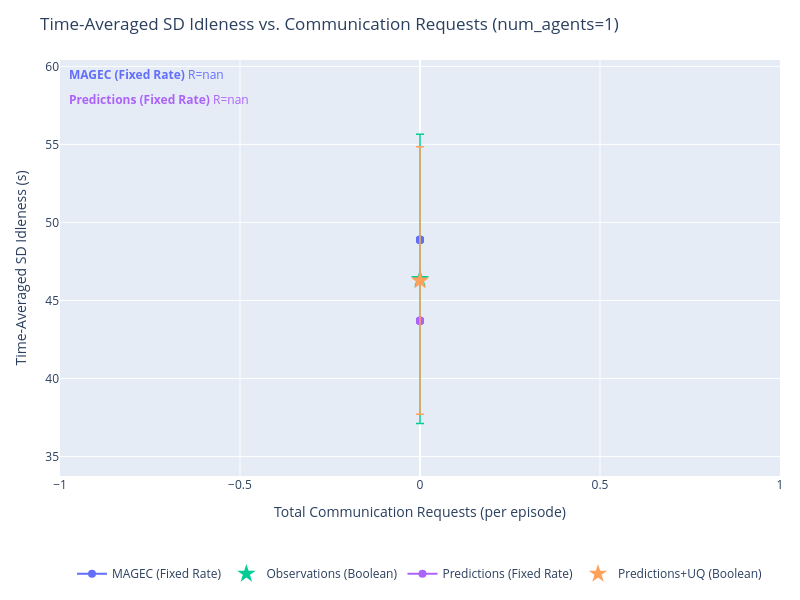
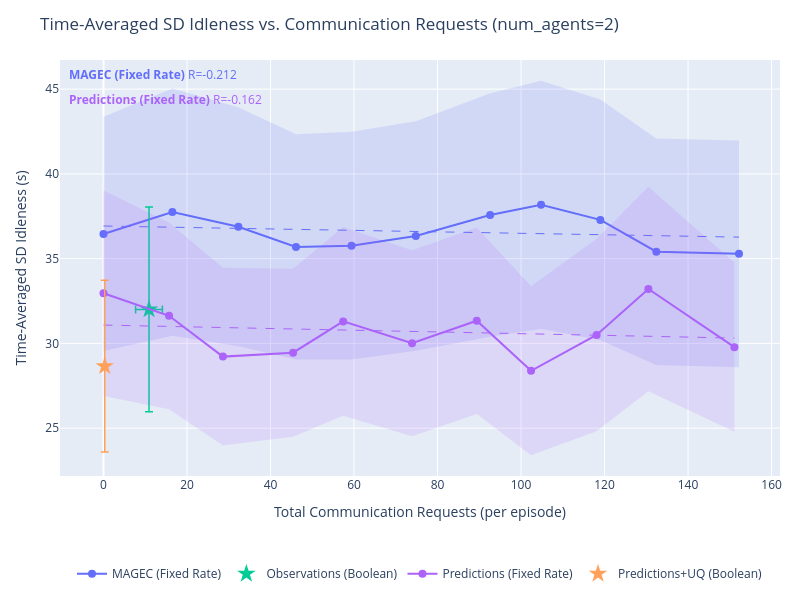
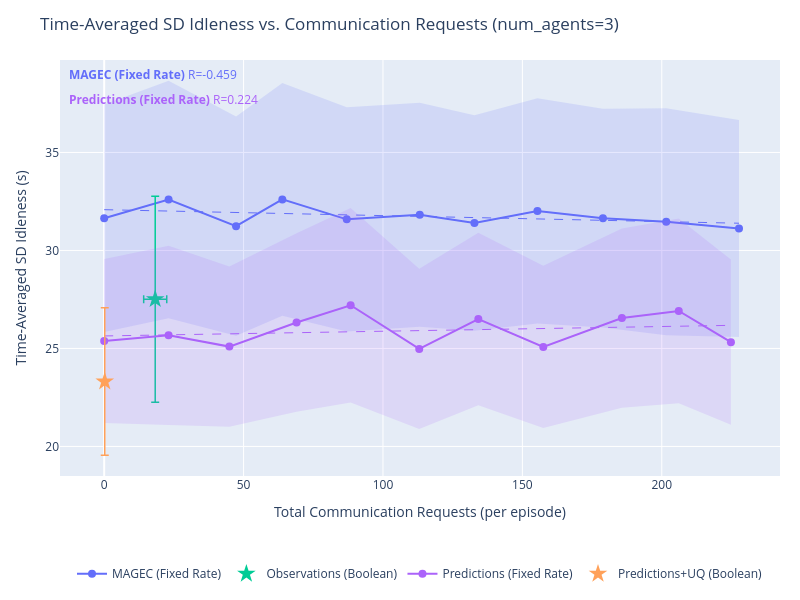
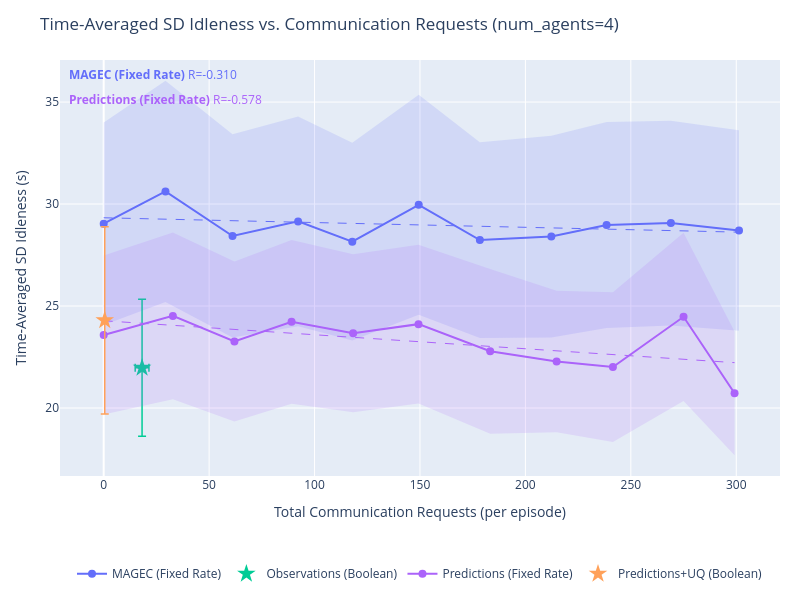

The notebook cell these images were saved under, in order:
### Code cell
import plotly.graph_objects as go
import plotly.express as px
import numpy as np
from plots import *

# SERIES_TO_PLOT = {"Learned Comms. + Prediction + UQ", "MAGEC"}
SERIES_TO_PLOT = None # Plot all

series_colors = {s: c for s, c in zip(output, px.colors.qualitative.Plotly)}


def get_requests(data):
    """Total communication requests per episode (mean over episodes)."""
    r = np.array(data['communication']['requests_made'][...])
    return float(np.mean(r.reshape(r.shape[0], -1).sum(axis=1)))


def get_requests_std(data):
    """Total communication requests per episode (SEM over episodes)."""
    r = np.array(data['communication']['requests_made'][...])
    per_episode = r.reshape(r.shape[0], -1).sum(axis=1)
    n = len(per_episode)
    return float(np.std(per_episode) / np.sqrt(n))


def get_idleness_mean(data):
    """Time-averaged std. idleness, mean over episodes."""
    return float(np.mean(data['stddev_idleness']))


def get_idleness_std(data):
    """Time-averaged std. idleness, SEM over episodes."""
    n = len(data['stddev_idleness'])
    return float(np.std(data['stddev_idleness']) / np.sqrt(n))


for agent_count in agent_counts:
    fig = go.Figure()
    r_annotations = []

    for series in output:
        if SERIES_TO_PLOT is not None and series not in SERIES_TO_PLOT:
            continue

        if "Ground Truth" in series:
            continue

        color = series_colors.get(series, '#888888')
        all_exps = list(output[series].keys())

        # Swept experiments: encoded as agents_X_comms_Y
        swept_exps = sorted(
            [e for e in all_exps if e.startswith(f"agents_{agent_count}_comms_") and "Fixed Rate" in series],
            key=lambda e: float(e.split("_comms_")[1])
        )
        # Fixed (learned comms) experiments: encoded as agents_X
        fixed_exps = [e for e in all_exps if e == f"agents_{agent_count}" and "Fixed Rate" not in series]

        if swept_exps:
            comms_ps = [float(e.split("_comms_")[1]) for e in swept_exps]
            xs = [get_requests(output[series][e]) for e in swept_exps]
            ys = [get_idleness_mean(output[series][e]) for e in swept_exps]
            xs_std = [get_requests_std(output[series][e]) for e in swept_exps]
            ys_std = [get_idleness_std(output[series][e]) for e in swept_exps]

            fig.add_trace(go.Scatter(
                x=xs,
                y=ys,
                mode='lines+markers',
                name=series,
                line=dict(color=color),
                marker=dict(color=color, size=8),
                legendgroup=series,
                # error_x and error_y removed — replaced by shaded band below
                hovertemplate=[
                    f"{series}<br>comms_p={cp:.3f}<br>requests=%{{x:.1f}}<br>idleness=%{{y:.4f}}<extra></extra>"
                    for cp in comms_ps
                ],
            ))

            # SEM shaded band (y-direction)
            y_upper = [y + s for y, s in zip(ys, ys_std)]
            y_lower = [y - s for y, s in zip(ys, ys_std)]
            fig.add_trace(go.Scatter(
                x=xs + xs[::-1],
                y=y_upper + y_lower[::-1],
                fill='toself',
                fillcolor=color,
                line=dict(color='rgba(255,255,255,0)'),
                opacity=0.15,
                legendgroup=series,
                showlegend=False,
                hoverinfo='skip',
            ))

            # OLS trendline
            if len(xs) >= 2:
                x_trend, y_trend, r2 = fit_ols_trendline(xs, ys)
                fig.add_trace(go.Scatter(
                    x=x_trend,
                    y=y_trend,
                    mode='lines',
                    name=f"{series} (fit)",
                    line=dict(color=color, dash='dash', width=1),
                    legendgroup=series,
                    showlegend=False,
                    hoverinfo='skip',
                ))
                r_annotations.append(
                    dict(
                        text=f"<b>{series}</b> R={r2:.3f}",
                        xref='paper', yref='paper',
                        x=0.01,
                        y=0.99 - len(r_annotations) * 0.06,
                        xanchor='left', yanchor='top',
                        showarrow=False,
                        font=dict(color=color, size=12),
                    )
                )

        if fixed_exps:
            xs_f = [get_requests(output[series][e]) for e in fixed_exps]
            ys_f = [get_idleness_mean(output[series][e]) for e in fixed_exps]
            xs_std_f = [get_requests_std(output[series][e]) for e in fixed_exps]
            ys_std_f = [get_idleness_std(output[series][e]) for e in fixed_exps]
            fig.add_trace(go.Scatter(
                x=xs_f,
                y=ys_f,
                mode='markers',
                name=series,
                marker=dict(color=color, size=14, symbol='star'),
                legendgroup=series,
                showlegend=len(swept_exps) == 0,
                error_x=dict(array=xs_std_f, visible=True, color=color, thickness=1.5, width=4),
                error_y=dict(array=ys_std_f, visible=True, color=color, thickness=1.5, width=4),
                hovertemplate=f"{series}<br>requests=%{{x:.1f}}<br>idleness=%{{y:.4f}}<extra></extra>",
            ))

    fig.update_layout(
        title=f"Time-Averaged SD Idleness vs. Communication Requests (num_agents={agent_count})",
        xaxis_title="Total Communication Requests (per episode)",
        yaxis_title="Time-Averaged SD Idleness (s)",
        height=600,
        width=800,
        hovermode='closest',
        autosize=True,
        margin=dict(l=60, r=20, t=60, b=120),
        legend=dict(orientation='h', yanchor='top', y=-0.2, xanchor='center', x=0.5),
        annotations=r_annotations,
    )
    fig.show()

### Figure 1 — Plotly figure (JSON) as saved in the notebook; plotly's stock layout.template omitted (floating-point values rounded to 4 significant figures; data arrays with more than 128 entries replaced by an {"elided": "..."} marker saying what was removed)
{"data": [{"hovertemplate": ["MAGEC (Fixed Rate)<br>comms_p=0.000<br>requests=%{x:.1f}<br>idleness=%{y:.4f}<extra></extra>", "MAGEC (Fixed Rate)<br>comms_p=0.050<br>requests=%{x:.1f}<br>idleness=%{y:.4f}<extra></extra>", "MAGEC (Fixed Rate)<br>comms_p=0.100<br>requests=%{x:.1f}<br>idleness=%{y:.4f}<extra></extra>", "MAGEC (Fixed Rate)<br>comms_p=0.150<br>requests=%{x:.1f}<br>idleness=%{y:.4f}<extra></extra>", "MAGEC (Fixed Rate)<br>comms_p=0.200<br>requests=%{x:.1f}<br>idleness=%{y:.4f}<extra></extra>", "MAGEC (Fixed Rate)<br>comms_p=0.250<br>requests=%{x:.1f}<br>idleness=%{y:.4f}<extra></extra>", "MAGEC (Fixed Rate)<br>comms_p=0.300<br>requests=%{x:.1f}<br>idleness=%{y:.4f}<extra></extra>", "MAGEC (Fixed Rate)<br>comms_p=0.350<br>requests=%{x:.1f}<br>idleness=%{y:.4f}<extra></extra>", "MAGEC (Fixed Rate)<br>comms_p=0.400<br>requests=%{x:.1f}<br>idleness=%{y:.4f}<extra></extra>", "MAGEC (Fixed Rate)<br>comms_p=0.450<br>requests=%{x:.1f}<br>idleness=%{y:.4f}<extra></extra>", "MAGEC (Fixed Rate)<br>comms_p=0.500<br>requests=%{x:.1f}<br>idleness=%{y:.4f}<extra></extra>"], "legendgroup": "MAGEC (Fixed Rate)", "line": {"color": "#636EFA"}, "marker": {"color": "#636EFA", "size": 8}, "mode": "lines+markers", "name": "MAGEC (Fixed Rate)", "type": "scatter", "x": [0, 0, 0, 0, 0, 0, 0, 0, 0, 0, 0], "y": [48.89, 48.89, 48.89, 48.89, 48.89, 48.89, 48.89, 48.89, 48.89, 48.89, 48.89]}, {"fill": "toself", "fillcolor": "#636EFA", "hoverinfo": "skip", "legendgroup": "MAGEC (Fixed Rate)", "line": {"color": "rgba(255,255,255,0)"}, "opacity": 0.15, "showlegend": false, "type": "scatter", "x": [0, 0, 0, 0, 0, 0, 0, 0, 0, 0, 0, 0, 0, 0, 0, 0, 0, 0, 0, 0, 0, 0], "y": [59.08, 59.08, 59.08, 59.08, 59.08, 59.08, 59.08, 59.08, 59.08, 59.08, 59.08, 38.7, 38.7, 38.7, 38.7, 38.7, 38.7, 38.7, 38.7, 38.7, 38.7, 38.7]}, {"hoverinfo": "skip", "legendgroup": "MAGEC (Fixed Rate)", "line": {"color": "#636EFA", "dash": "dash", "width": 1}, "mode": "lines", "name": "MAGEC (Fixed Rate) (fit)", "showlegend": false, "type": "scatter", "x": {"elided": "200 float values"}, "y": {"elided": "200 float values"}}, {"error_x": {"array": [0], "color": "#00CC96", "thickness": 1.5, "visible": true, "width": 4}, "error_y": {"array": [9.27], "color": "#00CC96", "thickness": 1.5, "visible": true, "width": 4}, "hovertemplate": "Observations (Boolean)<br>requests=%{x:.1f}<br>idleness=%{y:.4f}<extra></extra>", "legendgroup": "Observations (Boolean)", "marker": {"color": "#00CC96", "size": 14, "symbol": "star"}, "mode": "markers", "name": "Observations (Boolean)", "showlegend": true, "type": "scatter", "x": [0], "y": [46.38]}, {"hovertemplate": ["Predictions (Fixed Rate)<br>comms_p=0.000<br>requests=%{x:.1f}<br>idleness=%{y:.4f}<extra></extra>", "Predictions (Fixed Rate)<br>comms_p=0.050<br>requests=%{x:.1f}<br>idleness=%{y:.4f}<extra></extra>", "Predictions (Fixed Rate)<br>comms_p=0.100<br>requests=%{x:.1f}<br>idleness=%{y:.4f}<extra></extra>", "Predictions (Fixed Rate)<br>comms_p=0.150<br>requests=%{x:.1f}<br>idleness=%{y:.4f}<extra></extra>", "Predictions (Fixed Rate)<br>comms_p=0.200<br>requests=%{x:.1f}<br>idleness=%{y:.4f}<extra></extra>", "Predictions (Fixed Rate)<br>comms_p=0.250<br>requests=%{x:.1f}<br>idleness=%{y:.4f}<extra></extra>", "Predictions (Fixed Rate)<br>comms_p=0.300<br>requests=%{x:.1f}<br>idleness=%{y:.4f}<extra></extra>", "Predictions (Fixed Rate)<br>comms_p=0.350<br>requests=%{x:.1f}<br>idleness=%{y:.4f}<extra></extra>", "Predictions (Fixed Rate)<br>comms_p=0.400<br>requests=%{x:.1f}<br>idleness=%{y:.4f}<extra></extra>", "Predictions (Fixed Rate)<br>comms_p=0.450<br>requests=%{x:.1f}<br>idleness=%{y:.4f}<extra></extra>", "Predictions (Fixed Rate)<br>comms_p=0.500<br>requests=%{x:.1f}<br>idleness=%{y:.4f}<extra></extra>"], "legendgroup": "Predictions (Fixed Rate)", "line": {"color": "#AB63FA"}, "marker": {"color": "#AB63FA", "size": 8}, "mode": "lines+markers", "name": "Predictions (Fixed Rate)", "type": "scatter", "x": [0, 0, 0, 0, 0, 0, 0, 0, 0, 0, 0], "y": [43.69, 43.69, 43.69, 43.69, 43.69, 43.69, 43.69, 43.69, 43.69, 43.69, 43.69]}, {"fill": "toself", "fillcolor": "#AB63FA", "hoverinfo": "skip", "legendgroup": "Predictions (Fixed Rate)", "line": {"color": "rgba(255,255,255,0)"}, "opacity": 0.15, "showlegend": false, "type": "scatter", "x": [0, 0, 0, 0, 0, 0, 0, 0, 0, 0, 0, 0, 0, 0, 0, 0, 0, 0, 0, 0, 0, 0], "y": [52.3, 52.3, 52.3, 52.3, 52.3, 52.3, 52.3, 52.3, 52.3, 52.3, 52.3, 35.08, 35.08, 35.08, 35.08, 35.08, 35.08, 35.08, 35.08, 35.08, 35.08, 35.08]}, {"hoverinfo": "skip", "legendgroup": "Predictions (Fixed Rate)", "line": {"color": "#AB63FA", "dash": "dash", "width": 1}, "mode": "lines", "name": "Predictions (Fixed Rate) (fit)", "showlegend": false, "type": "scatter", "x": {"elided": "200 float values"}, "y": {"elided": "200 float values"}}, {"error_x": {"array": [0], "color": "#FFA15A", "thickness": 1.5, "visible": true, "width": 4}, "error_y": {"array": [8.568], "color": "#FFA15A", "thickness": 1.5, "visible": true, "width": 4}, "hovertemplate": "Predictions+UQ (Boolean)<br>requests=%{x:.1f}<br>idleness=%{y:.4f}<extra></extra>", "legendgroup": "Predictions+UQ (Boolean)", "marker": {"color": "#FFA15A", "size": 14, "symbol": "star"}, "mode": "markers", "name": "Predictions+UQ (Boolean)", "showlegend": true, "type": "scatter", "x": [0], "y": [46.28]}], "layout": {"annotations": [{"font": {"color": "#636EFA", "size": 12}, "showarrow": false, "text": "<b>MAGEC (Fixed Rate)</b> R=nan", "x": 0.01, "xanchor": "left", "xref": "paper", "y": 0.99, "yanchor": "top", "yref": "paper"}, {"font": {"color": "#AB63FA", "size": 12}, "showarrow": false, "text": "<b>Predictions (Fixed Rate)</b> R=nan", "x": 0.01, "xanchor": "left", "xref": "paper", "y": 0.93, "yanchor": "top", "yref": "paper"}], "autosize": true, "height": 600, "hovermode": "closest", "legend": {"orientation": "h", "x": 0.5, "xanchor": "center", "y": -0.2, "yanchor": "top"}, "margin": {"b": 120, "l": 60, "r": 20, "t": 60}, "title": {"text": "Time-Averaged SD Idleness vs. Communication Requests (num_agents=1)"}, "width": 800, "xaxis": {"title": {"text": "Total Communication Requests (per episode)"}}, "yaxis": {"title": {"text": "Time-Averaged SD Idleness (s)"}}}}

### Figure 2 — Plotly figure (JSON) as saved in the notebook; plotly's stock layout.template omitted (floating-point values rounded to 4 significant figures; data arrays with more than 128 entries replaced by an {"elided": "..."} marker saying what was removed)
{"data": [{"hovertemplate": ["MAGEC (Fixed Rate)<br>comms_p=0.000<br>requests=%{x:.1f}<br>idleness=%{y:.4f}<extra></extra>", "MAGEC (Fixed Rate)<br>comms_p=0.050<br>requests=%{x:.1f}<br>idleness=%{y:.4f}<extra></extra>", "MAGEC (Fixed Rate)<br>comms_p=0.100<br>requests=%{x:.1f}<br>idleness=%{y:.4f}<extra></extra>", "MAGEC (Fixed Rate)<br>comms_p=0.150<br>requests=%{x:.1f}<br>idleness=%{y:.4f}<extra></extra>", "MAGEC (Fixed Rate)<br>comms_p=0.200<br>requests=%{x:.1f}<br>idleness=%{y:.4f}<extra></extra>", "MAGEC (Fixed Rate)<br>comms_p=0.250<br>requests=%{x:.1f}<br>idleness=%{y:.4f}<extra></extra>", "MAGEC (Fixed Rate)<br>comms_p=0.300<br>requests=%{x:.1f}<br>idleness=%{y:.4f}<extra></extra>", "MAGEC (Fixed Rate)<br>comms_p=0.350<br>requests=%{x:.1f}<br>idleness=%{y:.4f}<extra></extra>", "MAGEC (Fixed Rate)<br>comms_p=0.400<br>requests=%{x:.1f}<br>idleness=%{y:.4f}<extra></extra>", "MAGEC (Fixed Rate)<br>comms_p=0.450<br>requests=%{x:.1f}<br>idleness=%{y:.4f}<extra></extra>", "MAGEC (Fixed Rate)<br>comms_p=0.500<br>requests=%{x:.1f}<br>idleness=%{y:.4f}<extra></extra>"], "legendgroup": "MAGEC (Fixed Rate)", "line": {"color": "#636EFA"}, "marker": {"color": "#636EFA", "size": 8}, "mode": "lines+markers", "name": "MAGEC (Fixed Rate)", "type": "scatter", "x": [0, 16.5, 32.3, 46.1, 59.4, 74.8, 92.6, 104.8, 119, 132.4, 152.2], "y": [36.46, 37.74, 36.88, 35.69, 35.76, 36.34, 37.58, 38.17, 37.29, 35.41, 35.28]}, {"fill": "toself", "fillcolor": "#636EFA", "hoverinfo": "skip", "legendgroup": "MAGEC (Fixed Rate)", "line": {"color": "rgba(255,255,255,0)"}, "opacity": 0.15, "showlegend": false, "type": "scatter", "x": [0, 16.5, 32.3, 46.1, 59.4, 74.8, 92.6, 104.8, 119, 132.4, 152.2, 152.2, 132.4, 119, 104.8, 92.6, 74.8, 59.4, 46.1, 32.3, 16.5, 0], "y": [43.37, 45.04, 43.93, 42.34, 42.48, 43.11, 44.76, 45.49, 44.39, 42.09, 41.97, 28.6, 28.73, 30.18, 30.86, 30.4, 29.57, 29.05, 29.04, 29.83, 30.45, 29.55]}, {"hoverinfo": "skip", "legendgroup": "MAGEC (Fixed Rate)", "line": {"color": "#636EFA", "dash": "dash", "width": 1}, "mode": "lines", "name": "MAGEC (Fixed Rate) (fit)", "showlegend": false, "type": "scatter", "x": {"elided": "200 float values"}, "y": {"elided": "200 float values"}}, {"error_x": {"array": [3.205], "color": "#00CC96", "thickness": 1.5, "visible": true, "width": 4}, "error_y": {"array": [6.034], "color": "#00CC96", "thickness": 1.5, "visible": true, "width": 4}, "hovertemplate": "Observations (Boolean)<br>requests=%{x:.1f}<br>idleness=%{y:.4f}<extra></extra>", "legendgroup": "Observations (Boolean)", "marker": {"color": "#00CC96", "size": 14, "symbol": "star"}, "mode": "markers", "name": "Observations (Boolean)", "showlegend": true, "type": "scatter", "x": [10.9], "y": [32.01]}, {"hovertemplate": ["Predictions (Fixed Rate)<br>comms_p=0.000<br>requests=%{x:.1f}<br>idleness=%{y:.4f}<extra></extra>", "Predictions (Fixed Rate)<br>comms_p=0.050<br>requests=%{x:.1f}<br>idleness=%{y:.4f}<extra></extra>", "Predictions (Fixed Rate)<br>comms_p=0.100<br>requests=%{x:.1f}<br>idleness=%{y:.4f}<extra></extra>", "Predictions (Fixed Rate)<br>comms_p=0.150<br>requests=%{x:.1f}<br>idleness=%{y:.4f}<extra></extra>", "Predictions (Fixed Rate)<br>comms_p=0.200<br>requests=%{x:.1f}<br>idleness=%{y:.4f}<extra></extra>", "Predictions (Fixed Rate)<br>comms_p=0.250<br>requests=%{x:.1f}<br>idleness=%{y:.4f}<extra></extra>", "Predictions (Fixed Rate)<br>comms_p=0.300<br>requests=%{x:.1f}<br>idleness=%{y:.4f}<extra></extra>", "Predictions (Fixed Rate)<br>comms_p=0.350<br>requests=%{x:.1f}<br>idleness=%{y:.4f}<extra></extra>", "Predictions (Fixed Rate)<br>comms_p=0.400<br>requests=%{x:.1f}<br>idleness=%{y:.4f}<extra></extra>", "Predictions (Fixed Rate)<br>comms_p=0.450<br>requests=%{x:.1f}<br>idleness=%{y:.4f}<extra></extra>", "Predictions (Fixed Rate)<br>comms_p=0.500<br>requests=%{x:.1f}<br>idleness=%{y:.4f}<extra></extra>"], "legendgroup": "Predictions (Fixed Rate)", "line": {"color": "#AB63FA"}, "marker": {"color": "#AB63FA", "size": 8}, "mode": "lines+markers", "name": "Predictions (Fixed Rate)", "type": "scatter", "x": [0, 15.7, 28.6, 45.4, 57.4, 73.9, 89.4, 102.4, 118.1, 130.5, 151.1], "y": [32.96, 31.63, 29.22, 29.45, 31.3, 30.01, 31.34, 28.39, 30.5, 33.21, 29.78]}, {"fill": "toself", "fillcolor": "#AB63FA", "hoverinfo": "skip", "legendgroup": "Predictions (Fixed Rate)", "line": {"color": "rgba(255,255,255,0)"}, "opacity": 0.15, "showlegend": false, "type": "scatter", "x": [0, 15.7, 28.6, 45.4, 57.4, 73.9, 89.4, 102.4, 118.1, 130.5, 151.1, 151.1, 130.5, 118.1, 102.4, 89.4, 73.9, 57.4, 45.4, 28.6, 15.7, 0], "y": [39.03, 37.14, 34.46, 34.4, 36.87, 35.5, 36.84, 33.37, 36.18, 39.25, 34.77, 24.78, 27.18, 24.81, 23.4, 25.83, 24.52, 25.73, 24.5, 23.98, 26.12, 26.89]}, {"hoverinfo": "skip", "legendgroup": "Predictions (Fixed Rate)", "line": {"color": "#AB63FA", "dash": "dash", "width": 1}, "mode": "lines", "name": "Predictions (Fixed Rate) (fit)", "showlegend": false, "type": "scatter", "x": {"elided": "200 float values"}, "y": {"elided": "200 float values"}}, {"error_x": {"array": [0.2025], "color": "#FFA15A", "thickness": 1.5, "visible": true, "width": 4}, "error_y": {"array": [5.068], "color": "#FFA15A", "thickness": 1.5, "visible": true, "width": 4}, "hovertemplate": "Predictions+UQ (Boolean)<br>requests=%{x:.1f}<br>idleness=%{y:.4f}<extra></extra>", "legendgroup": "Predictions+UQ (Boolean)", "marker": {"color": "#FFA15A", "size": 14, "symbol": "star"}, "mode": "markers", "name": "Predictions+UQ (Boolean)", "showlegend": true, "type": "scatter", "x": [0.3], "y": [28.66]}], "layout": {"annotations": [{"font": {"color": "#636EFA", "size": 12}, "showarrow": false, "text": "<b>MAGEC (Fixed Rate)</b> R=-0.212", "x": 0.01, "xanchor": "left", "xref": "paper", "y": 0.99, "yanchor": "top", "yref": "paper"}, {"font": {"color": "#AB63FA", "size": 12}, "showarrow": false, "text": "<b>Predictions (Fixed Rate)</b> R=-0.162", "x": 0.01, "xanchor": "left", "xref": "paper", "y": 0.93, "yanchor": "top", "yref": "paper"}], "autosize": true, "height": 600, "hovermode": "closest", "legend": {"orientation": "h", "x": 0.5, "xanchor": "center", "y": -0.2, "yanchor": "top"}, "margin": {"b": 120, "l": 60, "r": 20, "t": 60}, "title": {"text": "Time-Averaged SD Idleness vs. Communication Requests (num_agents=2)"}, "width": 800, "xaxis": {"title": {"text": "Total Communication Requests (per episode)"}}, "yaxis": {"title": {"text": "Time-Averaged SD Idleness (s)"}}}}

### Figure 3 — Plotly figure (JSON) as saved in the notebook; plotly's stock layout.template omitted (floating-point values rounded to 4 significant figures; data arrays with more than 128 entries replaced by an {"elided": "..."} marker saying what was removed)
{"data": [{"hovertemplate": ["MAGEC (Fixed Rate)<br>comms_p=0.000<br>requests=%{x:.1f}<br>idleness=%{y:.4f}<extra></extra>", "MAGEC (Fixed Rate)<br>comms_p=0.050<br>requests=%{x:.1f}<br>idleness=%{y:.4f}<extra></extra>", "MAGEC (Fixed Rate)<br>comms_p=0.100<br>requests=%{x:.1f}<br>idleness=%{y:.4f}<extra></extra>", "MAGEC (Fixed Rate)<br>comms_p=0.150<br>requests=%{x:.1f}<br>idleness=%{y:.4f}<extra></extra>", "MAGEC (Fixed Rate)<br>comms_p=0.200<br>requests=%{x:.1f}<br>idleness=%{y:.4f}<extra></extra>", "MAGEC (Fixed Rate)<br>comms_p=0.250<br>requests=%{x:.1f}<br>idleness=%{y:.4f}<extra></extra>", "MAGEC (Fixed Rate)<br>comms_p=0.300<br>requests=%{x:.1f}<br>idleness=%{y:.4f}<extra></extra>", "MAGEC (Fixed Rate)<br>comms_p=0.350<br>requests=%{x:.1f}<br>idleness=%{y:.4f}<extra></extra>", "MAGEC (Fixed Rate)<br>comms_p=0.400<br>requests=%{x:.1f}<br>idleness=%{y:.4f}<extra></extra>", "MAGEC (Fixed Rate)<br>comms_p=0.450<br>requests=%{x:.1f}<br>idleness=%{y:.4f}<extra></extra>", "MAGEC (Fixed Rate)<br>comms_p=0.500<br>requests=%{x:.1f}<br>idleness=%{y:.4f}<extra></extra>"], "legendgroup": "MAGEC (Fixed Rate)", "line": {"color": "#636EFA"}, "marker": {"color": "#636EFA", "size": 8}, "mode": "lines+markers", "name": "MAGEC (Fixed Rate)", "type": "scatter", "x": [0, 23.1, 47.3, 63.9, 87, 113.2, 132.8, 155.4, 178.9, 201.6, 227.7], "y": [31.65, 32.6, 31.24, 32.61, 31.59, 31.82, 31.4, 32.02, 31.65, 31.46, 31.12]}, {"fill": "toself", "fillcolor": "#636EFA", "hoverinfo": "skip", "legendgroup": "MAGEC (Fixed Rate)", "line": {"color": "rgba(255,255,255,0)"}, "opacity": 0.15, "showlegend": false, "type": "scatter", "x": [0, 23.1, 47.3, 63.9, 87, 113.2, 132.8, 155.4, 178.9, 201.6, 227.7, 227.7, 201.6, 178.9, 155.4, 132.8, 113.2, 87, 63.9, 47.3, 23.1, 0], "y": [37.45, 38.66, 36.83, 38.54, 37.3, 37.54, 36.89, 37.76, 37.23, 37.26, 36.65, 25.58, 25.67, 26.06, 26.27, 25.91, 26.1, 25.87, 26.67, 25.65, 26.54, 25.84]}, {"hoverinfo": "skip", "legendgroup": "MAGEC (Fixed Rate)", "line": {"color": "#636EFA", "dash": "dash", "width": 1}, "mode": "lines", "name": "MAGEC (Fixed Rate) (fit)", "showlegend": false, "type": "scatter", "x": {"elided": "200 float values"}, "y": {"elided": "200 float values"}}, {"error_x": {"array": [4.135], "color": "#00CC96", "thickness": 1.5, "visible": true, "width": 4}, "error_y": {"array": [5.254], "color": "#00CC96", "thickness": 1.5, "visible": true, "width": 4}, "hovertemplate": "Observations (Boolean)<br>requests=%{x:.1f}<br>idleness=%{y:.4f}<extra></extra>", "legendgroup": "Observations (Boolean)", "marker": {"color": "#00CC96", "size": 14, "symbol": "star"}, "mode": "markers", "name": "Observations (Boolean)", "showlegend": true, "type": "scatter", "x": [18.3], "y": [27.51]}, {"hovertemplate": ["Predictions (Fixed Rate)<br>comms_p=0.000<br>requests=%{x:.1f}<br>idleness=%{y:.4f}<extra></extra>", "Predictions (Fixed Rate)<br>comms_p=0.050<br>requests=%{x:.1f}<br>idleness=%{y:.4f}<extra></extra>", "Predictions (Fixed Rate)<br>comms_p=0.100<br>requests=%{x:.1f}<br>idleness=%{y:.4f}<extra></extra>", "Predictions (Fixed Rate)<br>comms_p=0.150<br>requests=%{x:.1f}<br>idleness=%{y:.4f}<extra></extra>", "Predictions (Fixed Rate)<br>comms_p=0.200<br>requests=%{x:.1f}<br>idleness=%{y:.4f}<extra></extra>", "Predictions (Fixed Rate)<br>comms_p=0.250<br>requests=%{x:.1f}<br>idleness=%{y:.4f}<extra></extra>", "Predictions (Fixed Rate)<br>comms_p=0.300<br>requests=%{x:.1f}<br>idleness=%{y:.4f}<extra></extra>", "Predictions (Fixed Rate)<br>comms_p=0.350<br>requests=%{x:.1f}<br>idleness=%{y:.4f}<extra></extra>", "Predictions (Fixed Rate)<br>comms_p=0.400<br>requests=%{x:.1f}<br>idleness=%{y:.4f}<extra></extra>", "Predictions (Fixed Rate)<br>comms_p=0.450<br>requests=%{x:.1f}<br>idleness=%{y:.4f}<extra></extra>", "Predictions (Fixed Rate)<br>comms_p=0.500<br>requests=%{x:.1f}<br>idleness=%{y:.4f}<extra></extra>"], "legendgroup": "Predictions (Fixed Rate)", "line": {"color": "#AB63FA"}, "marker": {"color": "#AB63FA", "size": 8}, "mode": "lines+markers", "name": "Predictions (Fixed Rate)", "type": "scatter", "x": [0, 23.1, 44.9, 69, 88.4, 113, 134.2, 157.5, 185.7, 206.1, 224.8], "y": [25.38, 25.67, 25.09, 26.32, 27.2, 24.98, 26.5, 25.08, 26.55, 26.91, 25.32]}, {"fill": "toself", "fillcolor": "#AB63FA", "hoverinfo": "skip", "legendgroup": "Predictions (Fixed Rate)", "line": {"color": "rgba(255,255,255,0)"}, "opacity": 0.15, "showlegend": false, "type": "scatter", "x": [0, 23.1, 44.9, 69, 88.4, 113, 134.2, 157.5, 185.7, 206.1, 224.8, 224.8, 206.1, 185.7, 157.5, 134.2, 113, 88.4, 69, 44.9, 23.1, 0], "y": [29.57, 30.24, 29.18, 30.88, 32.17, 29.06, 30.91, 29.22, 31.12, 31.63, 29.53, 21.11, 22.2, 21.98, 20.94, 22.1, 20.89, 22.24, 21.77, 21.01, 21.1, 21.19]}, {"hoverinfo": "skip", "legendgroup": "Predictions (Fixed Rate)", "line": {"color": "#AB63FA", "dash": "dash", "width": 1}, "mode": "lines", "name": "Predictions (Fixed Rate) (fit)", "showlegend": false, "type": "scatter", "x": {"elided": "200 float values"}, "y": {"elided": "200 float values"}}, {"error_x": {"array": [0.1265], "color": "#FFA15A", "thickness": 1.5, "visible": true, "width": 4}, "error_y": {"array": [3.762], "color": "#FFA15A", "thickness": 1.5, "visible": true, "width": 4}, "hovertemplate": "Predictions+UQ (Boolean)<br>requests=%{x:.1f}<br>idleness=%{y:.4f}<extra></extra>", "legendgroup": "Predictions+UQ (Boolean)", "marker": {"color": "#FFA15A", "size": 14, "symbol": "star"}, "mode": "markers", "name": "Predictions+UQ (Boolean)", "showlegend": true, "type": "scatter", "x": [0.2], "y": [23.32]}], "layout": {"annotations": [{"font": {"color": "#636EFA", "size": 12}, "showarrow": false, "text": "<b>MAGEC (Fixed Rate)</b> R=-0.459", "x": 0.01, "xanchor": "left", "xref": "paper", "y": 0.99, "yanchor": "top", "yref": "paper"}, {"font": {"color": "#AB63FA", "size": 12}, "showarrow": false, "text": "<b>Predictions (Fixed Rate)</b> R=0.224", "x": 0.01, "xanchor": "left", "xref": "paper", "y": 0.93, "yanchor": "top", "yref": "paper"}], "autosize": true, "height": 600, "hovermode": "closest", "legend": {"orientation": "h", "x": 0.5, "xanchor": "center", "y": -0.2, "yanchor": "top"}, "margin": {"b": 120, "l": 60, "r": 20, "t": 60}, "title": {"text": "Time-Averaged SD Idleness vs. Communication Requests (num_agents=3)"}, "width": 800, "xaxis": {"title": {"text": "Total Communication Requests (per episode)"}}, "yaxis": {"title": {"text": "Time-Averaged SD Idleness (s)"}}}}

### Figure 4 — Plotly figure (JSON) as saved in the notebook; plotly's stock layout.template omitted (floating-point values rounded to 4 significant figures; data arrays with more than 128 entries replaced by an {"elided": "..."} marker saying what was removed)
{"data": [{"hovertemplate": ["MAGEC (Fixed Rate)<br>comms_p=0.000<br>requests=%{x:.1f}<br>idleness=%{y:.4f}<extra></extra>", "MAGEC (Fixed Rate)<br>comms_p=0.050<br>requests=%{x:.1f}<br>idleness=%{y:.4f}<extra></extra>", "MAGEC (Fixed Rate)<br>comms_p=0.100<br>requests=%{x:.1f}<br>idleness=%{y:.4f}<extra></extra>", "MAGEC (Fixed Rate)<br>comms_p=0.150<br>requests=%{x:.1f}<br>idleness=%{y:.4f}<extra></extra>", "MAGEC (Fixed Rate)<br>comms_p=0.200<br>requests=%{x:.1f}<br>idleness=%{y:.4f}<extra></extra>", "MAGEC (Fixed Rate)<br>comms_p=0.250<br>requests=%{x:.1f}<br>idleness=%{y:.4f}<extra></extra>", "MAGEC (Fixed Rate)<br>comms_p=0.300<br>requests=%{x:.1f}<br>idleness=%{y:.4f}<extra></extra>", "MAGEC (Fixed Rate)<br>comms_p=0.350<br>requests=%{x:.1f}<br>idleness=%{y:.4f}<extra></extra>", "MAGEC (Fixed Rate)<br>comms_p=0.400<br>requests=%{x:.1f}<br>idleness=%{y:.4f}<extra></extra>", "MAGEC (Fixed Rate)<br>comms_p=0.450<br>requests=%{x:.1f}<br>idleness=%{y:.4f}<extra></extra>", "MAGEC (Fixed Rate)<br>comms_p=0.500<br>requests=%{x:.1f}<br>idleness=%{y:.4f}<extra></extra>"], "legendgroup": "MAGEC (Fixed Rate)", "line": {"color": "#636EFA"}, "marker": {"color": "#636EFA", "size": 8}, "mode": "lines+markers", "name": "MAGEC (Fixed Rate)", "type": "scatter", "x": [0, 29.3, 61.1, 92.2, 117.9, 149.4, 178.4, 212.3, 238.5, 269, 301.3], "y": [29.04, 30.62, 28.43, 29.15, 28.16, 29.96, 28.24, 28.4, 28.97, 29.07, 28.7]}, {"fill": "toself", "fillcolor": "#636EFA", "hoverinfo": "skip", "legendgroup": "MAGEC (Fixed Rate)", "line": {"color": "rgba(255,255,255,0)"}, "opacity": 0.15, "showlegend": false, "type": "scatter", "x": [0, 29.3, 61.1, 92.2, 117.9, 149.4, 178.4, 212.3, 238.5, 269, 301.3, 301.3, 269, 238.5, 212.3, 178.4, 149.4, 117.9, 92.2, 61.1, 29.3, 0], "y": [34.0, 36.04, 33.42, 34.29, 33.0, 35.35, 33.03, 33.35, 34.02, 34.08, 33.61, 23.79, 24.05, 23.93, 23.46, 23.44, 24.57, 23.31, 24.01, 23.45, 25.2, 24.07]}, {"hoverinfo": "skip", "legendgroup": "MAGEC (Fixed Rate)", "line": {"color": "#636EFA", "dash": "dash", "width": 1}, "mode": "lines", "name": "MAGEC (Fixed Rate) (fit)", "showlegend": false, "type": "scatter", "x": {"elided": "200 float values"}, "y": {"elided": "200 float values"}}, {"error_x": {"array": [3.261], "color": "#00CC96", "thickness": 1.5, "visible": true, "width": 4}, "error_y": {"array": [3.354], "color": "#00CC96", "thickness": 1.5, "visible": true, "width": 4}, "hovertemplate": "Observations (Boolean)<br>requests=%{x:.1f}<br>idleness=%{y:.4f}<extra></extra>", "legendgroup": "Observations (Boolean)", "marker": {"color": "#00CC96", "size": 14, "symbol": "star"}, "mode": "markers", "name": "Observations (Boolean)", "showlegend": true, "type": "scatter", "x": [18.2], "y": [21.97]}, {"hovertemplate": ["Predictions (Fixed Rate)<br>comms_p=0.000<br>requests=%{x:.1f}<br>idleness=%{y:.4f}<extra></extra>", "Predictions (Fixed Rate)<br>comms_p=0.050<br>requests=%{x:.1f}<br>idleness=%{y:.4f}<extra></extra>", "Predictions (Fixed Rate)<br>comms_p=0.100<br>requests=%{x:.1f}<br>idleness=%{y:.4f}<extra></extra>", "Predictions (Fixed Rate)<br>comms_p=0.150<br>requests=%{x:.1f}<br>idleness=%{y:.4f}<extra></extra>", "Predictions (Fixed Rate)<br>comms_p=0.200<br>requests=%{x:.1f}<br>idleness=%{y:.4f}<extra></extra>", "Predictions (Fixed Rate)<br>comms_p=0.250<br>requests=%{x:.1f}<br>idleness=%{y:.4f}<extra></extra>", "Predictions (Fixed Rate)<br>comms_p=0.300<br>requests=%{x:.1f}<br>idleness=%{y:.4f}<extra></extra>", "Predictions (Fixed Rate)<br>comms_p=0.350<br>requests=%{x:.1f}<br>idleness=%{y:.4f}<extra></extra>", "Predictions (Fixed Rate)<br>comms_p=0.400<br>requests=%{x:.1f}<br>idleness=%{y:.4f}<extra></extra>", "Predictions (Fixed Rate)<br>comms_p=0.450<br>requests=%{x:.1f}<br>idleness=%{y:.4f}<extra></extra>", "Predictions (Fixed Rate)<br>comms_p=0.500<br>requests=%{x:.1f}<br>idleness=%{y:.4f}<extra></extra>"], "legendgroup": "Predictions (Fixed Rate)", "line": {"color": "#AB63FA"}, "marker": {"color": "#AB63FA", "size": 8}, "mode": "lines+markers", "name": "Predictions (Fixed Rate)", "type": "scatter", "x": [0, 32.8, 62, 89.1, 118.3, 149.3, 183.3, 214.8, 241.5, 275, 299.2], "y": [23.58, 24.52, 23.26, 24.23, 23.66, 24.11, 22.78, 22.28, 22.01, 24.47, 20.72]}, {"fill": "toself", "fillcolor": "#AB63FA", "hoverinfo": "skip", "legendgroup": "Predictions (Fixed Rate)", "line": {"color": "rgba(255,255,255,0)"}, "opacity": 0.15, "showlegend": false, "type": "scatter", "x": [0, 32.8, 62, 89.1, 118.3, 149.3, 183.3, 214.8, 241.5, 275, 299.2, 299.2, 275, 241.5, 214.8, 183.3, 149.3, 118.3, 89.1, 62, 32.8, 0], "y": [27.48, 28.61, 27.19, 28.24, 27.54, 28.0, 26.82, 25.76, 25.68, 28.6, 23.76, 17.69, 20.35, 18.34, 18.81, 18.75, 20.23, 19.79, 20.22, 19.34, 20.43, 19.69]}, {"hoverinfo": "skip", "legendgroup": "Predictions (Fixed Rate)", "line": {"color": "#AB63FA", "dash": "dash", "width": 1}, "mode": "lines", "name": "Predictions (Fixed Rate) (fit)", "showlegend": false, "type": "scatter", "x": {"elided": "200 float values"}, "y": {"elided": "200 float values"}}, {"error_x": {"array": [0.2915], "color": "#FFA15A", "thickness": 1.5, "visible": true, "width": 4}, "error_y": {"array": [4.59], "color": "#FFA15A", "thickness": 1.5, "visible": true, "width": 4}, "hovertemplate": "Predictions+UQ (Boolean)<br>requests=%{x:.1f}<br>idleness=%{y:.4f}<extra></extra>", "legendgroup": "Predictions+UQ (Boolean)", "marker": {"color": "#FFA15A", "size": 14, "symbol": "star"}, "mode": "markers", "name": "Predictions+UQ (Boolean)", "showlegend": true, "type": "scatter", "x": [0.5], "y": [24.3]}], "layout": {"annotations": [{"font": {"color": "#636EFA", "size": 12}, "showarrow": false, "text": "<b>MAGEC (Fixed Rate)</b> R=-0.310", "x": 0.01, "xanchor": "left", "xref": "paper", "y": 0.99, "yanchor": "top", "yref": "paper"}, {"font": {"color": "#AB63FA", "size": 12}, "showarrow": false, "text": "<b>Predictions (Fixed Rate)</b> R=-0.578", "x": 0.01, "xanchor": "left", "xref": "paper", "y": 0.93, "yanchor": "top", "yref": "paper"}], "autosize": true, "height": 600, "hovermode": "closest", "legend": {"orientation": "h", "x": 0.5, "xanchor": "center", "y": -0.2, "yanchor": "top"}, "margin": {"b": 120, "l": 60, "r": 20, "t": 60}, "title": {"text": "Time-Averaged SD Idleness vs. Communication Requests (num_agents=4)"}, "width": 800, "xaxis": {"title": {"text": "Total Communication Requests (per episode)"}}, "yaxis": {"title": {"text": "Time-Averaged SD Idleness (s)"}}}}
